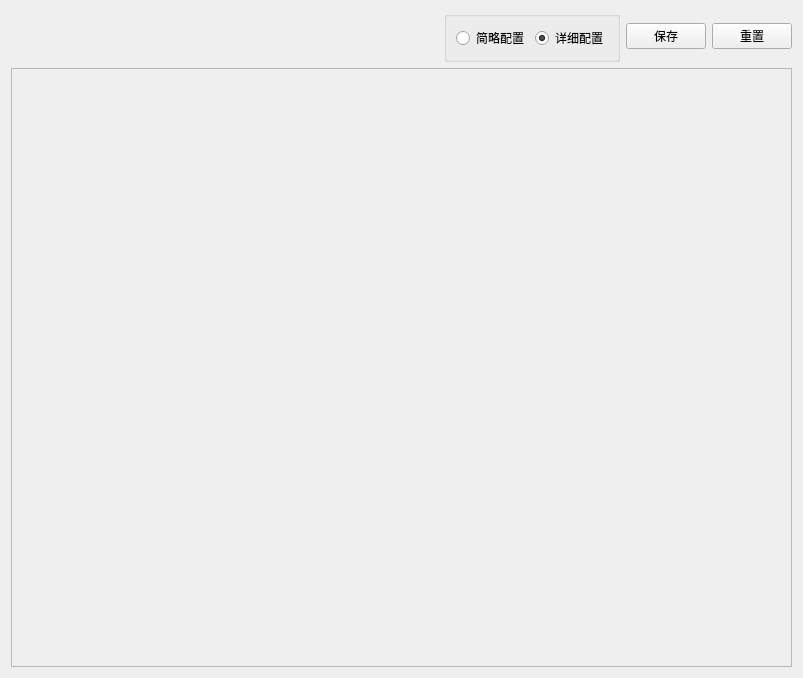
<?xml version="1.0" encoding="UTF-8"?>
<ui version="4.0">
 <class>Form</class>
 <widget class="QWidget" name="Form">
  <property name="geometry">
   <rect>
    <x>0</x>
    <y>0</y>
    <width>803</width>
    <height>678</height>
   </rect>
  </property>
  <property name="windowTitle">
   <string/>
  </property>
  <layout class="QGridLayout" name="gridLayout_3">
   <item row="0" column="0">
    <layout class="QVBoxLayout" name="verticalLayout" stretch="1,20">
     <item>
      <layout class="QHBoxLayout" name="horizontalLayout">
       <item>
        <spacer name="horizontalSpacer">
         <property name="orientation">
          <enum>Qt::Horizontal</enum>
         </property>
         <property name="sizeHint" stdset="0">
          <size>
           <width>40</width>
           <height>20</height>
          </size>
         </property>
        </spacer>
       </item>
       <item>
        <widget class="QGroupBox" name="groupBox">
         <property name="title">
          <string/>
         </property>
         <layout class="QGridLayout" name="gridLayout_2">
          <item row="0" column="0">
           <widget class="QRadioButton" name="radioSimple">
            <property name="enabled">
             <bool>true</bool>
            </property>
            <property name="text">
             <string>简略配置</string>
            </property>
            <property name="checked">
             <bool>false</bool>
            </property>
            <property name="autoRepeat">
             <bool>true</bool>
            </property>
           </widget>
          </item>
          <item row="0" column="1">
           <widget class="QRadioButton" name="radioDetail">
            <property name="text">
             <string>详细配置</string>
            </property>
            <property name="checked">
             <bool>true</bool>
            </property>
           </widget>
          </item>
         </layout>
        </widget>
       </item>
       <item>
        <widget class="QPushButton" name="btnSave">
         <property name="text">
          <string>保存</string>
         </property>
        </widget>
       </item>
       <item>
        <widget class="QPushButton" name="btnReset">
         <property name="text">
          <string>重置</string>
         </property>
        </widget>
       </item>
      </layout>
     </item>
     <item>
      <widget class="QScrollArea" name="scrollArea">
       <property name="widgetResizable">
        <bool>true</bool>
       </property>
       <widget class="QWidget" name="scrollAreaWidgetContents">
        <property name="geometry">
         <rect>
          <x>0</x>
          <y>0</y>
          <width>777</width>
          <height>600</height>
         </rect>
        </property>
        <layout class="QGridLayout" name="gridLayout">
         <item row="0" column="0">
          <layout class="QVBoxLayout" name="layout"/>
         </item>
        </layout>
       </widget>
      </widget>
     </item>
    </layout>
   </item>
  </layout>
 </widget>
 <resources/>
 <connections/>
</ui>
